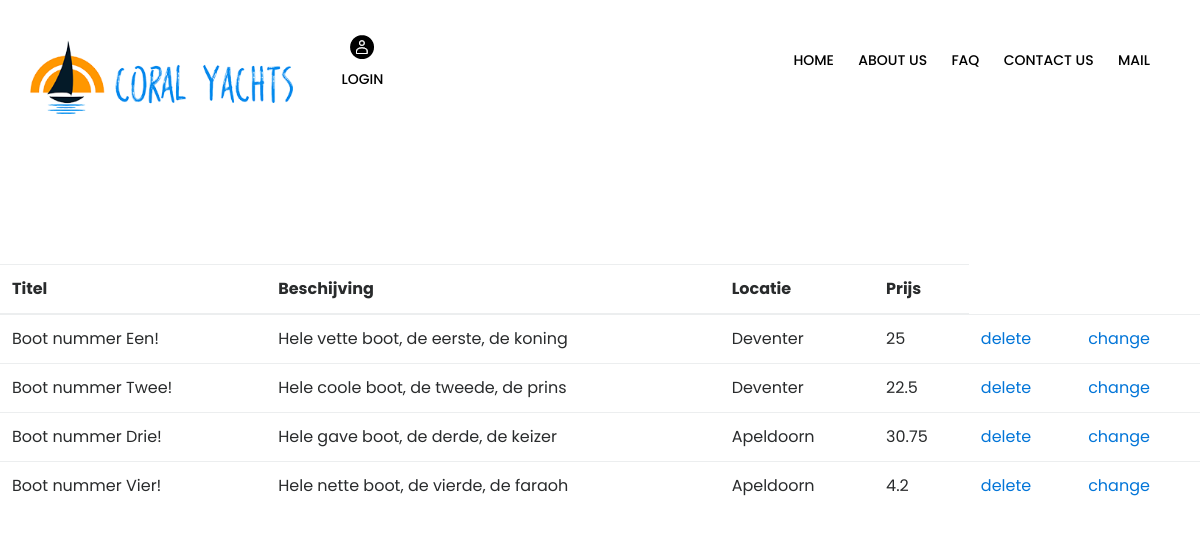
The app's page /examplecode/botenbeheren.php with its own data.
### tables this page shows
CREATE TABLE `boten`
(
    `ID`           int(255) NOT NULL,
    `Titel`        varchar(255) NOT NULL,
    `Beschrijving` varchar(255) NOT NULL,
    `Locatie`      varchar(255) NOT NULL,
    `Prijs`        double       NOT NULL,
    `isRented`     int(11) NOT NULL DEFAULT 0
);

### examplecode/DatabaseConfig.php (called while the page is built)
<?php
class DatabaseConfig
{
    private $host = "localhost";
    private $user = "root";
    private $pwd = "";
    private $dbName = "boatymcboatface";
    public function connect()
    {
        $dataSoortName = 'mysql:host=' . $this->host . ';dbname=' . $this->dbName;
        $pdo = new PDO($dataSoortName, $this->user, $this->pwd);
        $pdo->setAttribute(PDO::ATTR_DEFAULT_FETCH_MODE, PDO::FETCH_ASSOC);
        return $pdo;
    }
}
?>

### examplecode/botenbeheren.php (the view, shortened to what this page needs)
<!DOCTYPE html>
<html xmlns="http://www.w3.org/1999/xhtml" lang="en">
<link rel="stylesheet" type="text/css" href="assets/css/main.css">
<link rel="stylesheet" type="text/css" id="r-color-roller" href="assets/color-files/color-08.css">
<?php
include "DatabaseConfig.php";
include "header.php";
?>
<br><br><br><br><br><br><br><br><br><br><br>
<?php
$dbconfig = new DatabaseConfig;
$userQuery = "SELECT * FROM boten";
$userResult = $dbconfig->connect()->prepare($userQuery);
$userResult->execute(array());
$userRow = $userResult->fetchAll();
if (!empty($userRow)) {
	echo '
    <table class="table">
        <thead>
            <tr>
                <th>Titel</th>
                <th>Beschijving</th>
                <th>Locatie</th>
                <th>Prijs</th>
            </tr>
        </thead>
        <tbody>
    ';
	$i = 0;
	$rowLength = count($userRow);
	while ($i < $rowLength) {
		echo
				'
            <tr>
            <td>' . $userRow[$i]["Titel"] . '</td>
            <td>' . $userRow[$i]["Beschrijving"] . '</td>
            <td>' . $userRow[$i]["Locatie"] . '</td>
            <td>' . $userRow[$i]["Prijs"] . '</td>
            <td><a href="deleteboatcontroller.php?id=' . $userRow[$i]["ID"] . '">delete</a></td>
            <td><a href="changeboat.php?id=' . $userRow[$i]["ID"] . '">change</a></td>
            </tr>
        ';
		$i++;
		if ($i == $rowLength) {
			break;
		}
	}
	echo
	'
        </body>
    </table>
    ';
} else {
	echo "Geen gegevens in de database gevonden";
}
?>

### examplecode/header.php (shortened to what this page needs)
<div class="r-header r-header-inner r-header-strip-01">
	<div class="r-header-strip r-header-strip-01">
		<div class="container">
			<div class="row clearfix">
				<div class="col-xl-3 col-lg-3 col-md-3 col-sm-12 col-xs-12">
					<div class="r-logo">
						<a href="index.php" class="d-inline-block"><img src="assets/images/logo-white.png"
						                                                class="img-fluid d-block" alt=""></a>
					</div>
				</div>
				<div class="col-xl-9 col-lg-9 col-md-9 col-sm-12 col-xs-12">
					<div class="r-header-action float-left">
						<?php
						if (!isset($_SESSION['userEmail'])) {
							?><a href="login-register.php"> <img src="assets/images/icon-lock.png" alt=''/> <span
										class="black">Login</span></a><?php
						} else {
							?>
							<form action="LogoutController.php" method="POST">
								<button type=submit name="logout" class="btn btn-full">Logout</button>
							</form><?php
						}
						?>
					</div>
					<div class="r-nav-section float-right">
						<nav>
							<ul>
								<li><a class="black" href="index.php">HOME</a></li>
								<li><a class="black" href="about.php">ABOUT US</a></li>
								<li><a class="black" href="faq.php">FAQ</a></li>
								<li><a class="black" href="contact.php">CONTACT US</a></li>
								<li><a class="black" href="mailpage.php">MAIL</a></li>
							</ul>
						</nav>
					</div>
				</div>
			</div>
		</div>
	</div>
</div>

### examplecode/assets/color-files/color-08.css (style rules this page uses)
.r-header .r-header-strip { background: #ffcd00; }

### examplecode/header.php (style rules this page uses)
.black { color: black !important; }

### records on screen
boten: Titel "Boot nummer Een!", Beschrijving "Hele vette boot, de eerste, de koning", Locatie "Deventer", Prijs "25"
boten: Titel "Boot nummer Twee!", Beschrijving "Hele coole boot, de tweede, de prins", Locatie "Deventer", Prijs "22.5"
boten: Titel "Boot nummer Drie!", Beschrijving "Hele gave boot, de derde, de keizer", Locatie "Apeldoorn", Prijs "30.75"
boten: Titel "Boot nummer Vier!", Beschrijving "Hele nette boot, de vierde, de faraoh", Locatie "Apeldoorn", Prijs "4.2"
